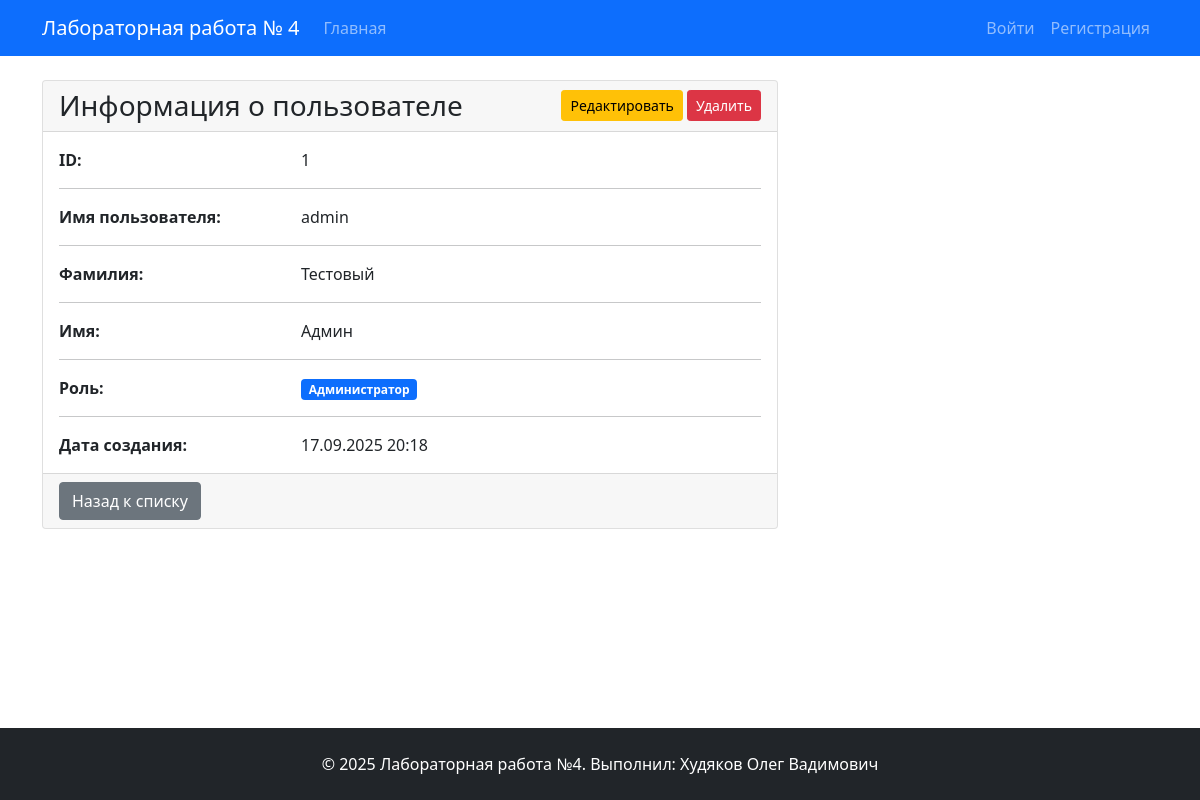
The page /user/1 on the database as committed earlier.
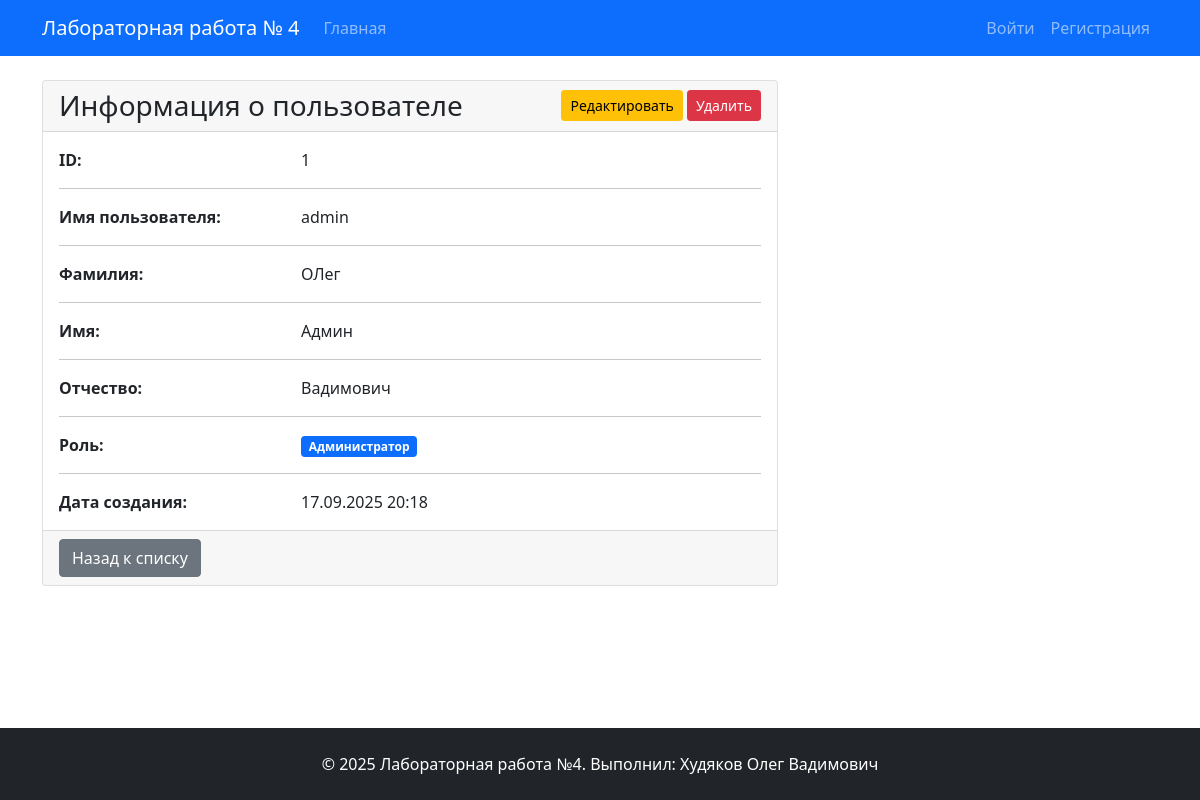
The same page on the database as committed later.
### app/models.py (models this page shows, shortened)
class User(UserMixin, db.Model):
    __tablename__ = 'users'
    id = db.Column(db.Integer, primary_key=True)
    username = db.Column(db.String(50), unique=True, nullable=False)
    password_hash = db.Column(db.String(256), nullable=False)
    last_name = db.Column(db.String(50))
    first_name = db.Column(db.String(50), nullable=False)
    middle_name = db.Column(db.String(50))
    role_id = db.Column(db.Integer, db.ForeignKey('roles.id'))
    created_at = db.Column(db.DateTime, default=datetime.utcnow)

### app/routes.py (the view)
@main_bp.route('/user/<int:user_id>')
def view_user(user_id):
    user = User.query.get_or_404(user_id)
    return render_template('user/view.html', user=user)

### templates/user/view.html (shortened to what this page needs)
{% extends "base.html" %}
{% block content %}
<div class="row">
    <div class="col-md-8">
        <div class="card">
            <div class="card-header d-flex justify-content-between align-items-center">
                <h3 class="card-title mb-0">Информация о пользователе</h3>
                <div>
                    <a href="{{ url_for('main.edit_user', user_id=user.id) }}" class="btn btn-warning btn-sm">Редактировать</a>
                    {% if user.id != current_user.id %}
                    <form method="post" action="{{ url_for('main.delete_user', user_id=user.id) }}" class="d-inline" onsubmit="return confirm('Вы уверены что хотите удалить этого пользователя?')">
                        <button type="submit" class="btn btn-danger btn-sm">Удалить</button>
                    </form>
                    {% endif %}
                </div>
            </div>
            <div class="card-body">
                <div class="row">
                    <div class="col-md-4">
                        <strong>ID:</strong>
                    </div>
                    <div class="col-md-8">
                        {{ user.id }}
                    </div>
                </div>
                <hr>
                <div class="row">
                    <div class="col-md-4">
                        <strong>Имя пользователя:</strong>
                    </div>
                    <div class="col-md-8">
                        {{ user.username }}
                    </div>
                </div>
                <hr>
                <div class="row">
                    <div class="col-md-4">
                        <strong>Фамилия:</strong>
                    </div>
                    <div class="col-md-8">
                        {{ user.last_name }}
                    </div>
                </div>
                <hr>
                <div class="row">
                    <div class="col-md-4">
                        <strong>Имя:</strong>
                    </div>
                    <div class="col-md-8">
                        {{ user.first_name }}
                    </div>
                </div>
                <hr>
                {% if user.middle_name %}
                <div class="row">
                    <div class="col-md-4">
                        <strong>Отчество:</strong>
                    </div>
                    <div class="col-md-8">
                        {{ user.middle_name }}
                    </div>
                </div>
                <hr>
                {% endif %}
                <div class="row">
                    <div class="col-md-4">
                        <strong>Роль:</strong>
                    </div>
                    <div class="col-md-8">
                        {% if user.role %}
                            <span class="badge bg-primary">{{ user.role.name }}</span>
                        {% else %}
                            <span class="badge bg-secondary">Не назначена</span>
                        {% endif %}
                    </div>
                </div>
                <hr>
                <div class="row">
                    <div class="col-md-4">
                        <strong>Дата создания:</strong>
                    </div>
                    <div class="col-md-8">
                        {{ user.created_at.strftime('%d.%m.%Y %H:%M') if user.created_at else 'Не указана' }}
                    </div>
                </div>
            </div>
            <div class="card-footer">
                <a href="{{ url_for('main.index') }}" class="btn btn-secondary">Назад к списку</a>
            </div>
        </div>
    </div>
</div>
{% endblock %}

Rows that differ between the two databases and show on the page:
changed User "admin": last_name "Тестовый" → "ОЛег"; middle_name (not shown) → "Вадимович"
Other text that changed with them:
text now shown: "Отчество:"
